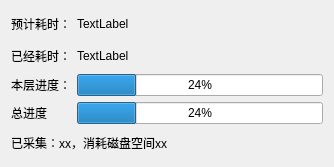
<?xml version="1.0" encoding="UTF-8"?>
<ui version="4.0">
 <class>ScanProgressWidget</class>
 <widget class="QWidget" name="ScanProgressWidget">
  <property name="geometry">
   <rect>
    <x>0</x>
    <y>0</y>
    <width>334</width>
    <height>167</height>
   </rect>
  </property>
  <property name="windowTitle">
   <string>ScanProgressWidget</string>
  </property>
  <layout class="QGridLayout" name="gridLayout">
   <item row="0" column="0">
    <widget class="QLabel" name="label">
     <property name="maximumSize">
      <size>
       <width>60</width>
       <height>16777215</height>
      </size>
     </property>
     <property name="text">
      <string>预计耗时：</string>
     </property>
    </widget>
   </item>
   <item row="0" column="1">
    <widget class="QLabel" name="label_2">
     <property name="text">
      <string>TextLabel</string>
     </property>
    </widget>
   </item>
   <item row="1" column="0">
    <widget class="QLabel" name="label_3">
     <property name="maximumSize">
      <size>
       <width>60</width>
       <height>16777215</height>
      </size>
     </property>
     <property name="text">
      <string>已经耗时：</string>
     </property>
    </widget>
   </item>
   <item row="1" column="1">
    <widget class="QLabel" name="label_4">
     <property name="text">
      <string>TextLabel</string>
     </property>
    </widget>
   </item>
   <item row="2" column="0">
    <widget class="QLabel" name="label_9">
     <property name="minimumSize">
      <size>
       <width>60</width>
       <height>0</height>
      </size>
     </property>
     <property name="maximumSize">
      <size>
       <width>60</width>
       <height>16777215</height>
      </size>
     </property>
     <property name="text">
      <string>本层进度：</string>
     </property>
    </widget>
   </item>
   <item row="2" column="1">
    <widget class="QProgressBar" name="thisRoundProgressBar">
     <property name="value">
      <number>24</number>
     </property>
     <property name="alignment">
      <set>Qt::AlignCenter</set>
     </property>
    </widget>
   </item>
   <item row="3" column="0">
    <widget class="QLabel" name="label_10">
     <property name="minimumSize">
      <size>
       <width>60</width>
       <height>0</height>
      </size>
     </property>
     <property name="maximumSize">
      <size>
       <width>60</width>
       <height>16777215</height>
      </size>
     </property>
     <property name="text">
      <string>总进度</string>
     </property>
    </widget>
   </item>
   <item row="3" column="1">
    <widget class="QProgressBar" name="allProgressBar">
     <property name="value">
      <number>24</number>
     </property>
     <property name="alignment">
      <set>Qt::AlignCenter</set>
     </property>
    </widget>
   </item>
   <item row="4" column="0" colspan="2">
    <widget class="QLabel" name="imagesCollectedAndSpaceOccupiedLabel">
     <property name="text">
      <string>已采集：xx，消耗磁盘空间xx</string>
     </property>
    </widget>
   </item>
  </layout>
 </widget>
 <layoutdefault spacing="6" margin="11"/>
 <resources/>
 <connections/>
</ui>
